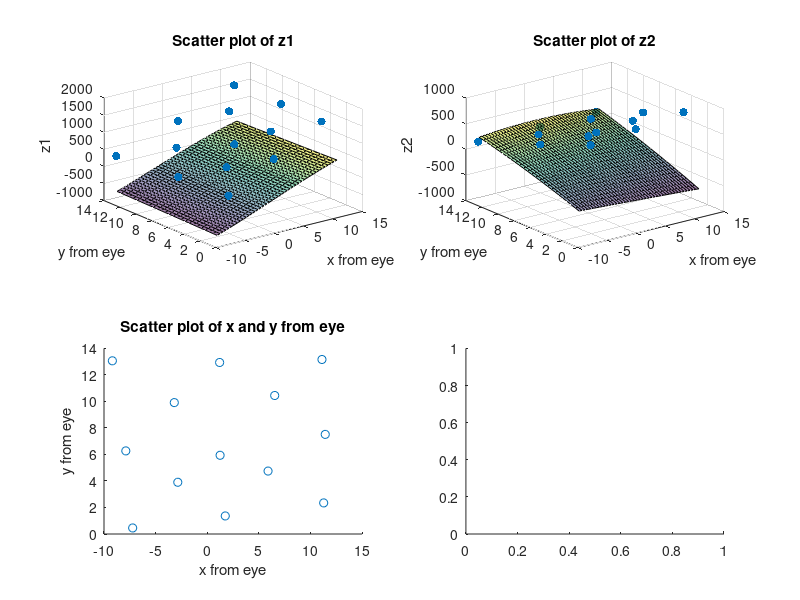

Recreate this plot in MATLAB. (Note: this script raises an error after producing the figure.)
% % Data
% x_from_eye = [1.2450 1.7453 11.4313 1.1994 -7.8870 11.2800 -7.2230 11.1132 -9.1896 5.8908 -2.8528 -3.1911 6.5344];
% y_from_eye = [-1.7085 2.1552 10.7779 2.0153 3.5325 10.4798 3.0083 10.3373 0.8203 -3.7943 -1.2306 2.1638 0.4417];
% x_visual_stimuli = [960 960 1560 960 360 1560 360 1560 360 1260 660 660 1260];
% y_visual_stimuli = [540 890 540 190 540 890 890 190 190 715 715 365 365];
% z1 = [1.8626 2.8258 2.5629 2.0566 0.2876 2.5991 -0.2747 1.9368 -0.5709 0.9117 1.4103 1.2833 0.9863];
% z2 = [-3.7055 5.4309 -4.0425 1.2904 -4.5904 5.4857 6.3625 -5.3456 1.7711 -1.4252 0.6282 -2.2581 -1.3939];
% 
% % Fit a third degree polynomial to z1
% X1 = [ones(length(x_from_eye),1) x_from_eye' y_from_eye' x_from_eye'.^2 y_from_eye'.^2 x_from_eye'.^3 x_from_eye'.*y_from_eye' x_from_eye'.^2.*y_from_eye' x_from_eye'.*y_from_eye'.^2];
% mdl1 = fitlm(X1, z1');
% coeff1 = mdl1.Coefficients.Estimate;
% 
% % Fit a third degree polynomial to z2
% X2 = [ones(length(x_visual_stimuli),1) x_visual_stimuli' y_visual_stimuli' x_visual_stimuli'.^2 y_visual_stimuli'.^2 x_visual_stimuli'.*y_visual_stimuli'.^2 x_visual_stimuli'.*y_visual_stimuli' x_visual_stimuli'.^2.*y_visual_stimuli' x_visual_stimuli'.*y_visual_stimuli'.^2];
% mdl2 = fitlm(X2, z2');
% coeff2 = mdl2.Coefficients.Estimate;
% 
% % Plot the data and the fits for z1
% figure;
% subplot(2,2,1);
% scatter3(x_from_eye, y_from_eye, z1);
% xlabel('x');
% ylabel('y');
% zlabel('z1');
% title('Data for z1');
% subplot(2,2,2);
% scatter3(x_from_eye, y_from_eye, z1);
% hold on;
% [X,Y] = meshgrid(linspace(min(x_from_eye),max(x_from_eye)), linspace(min(y_from_eye),max(y_from_eye)));
% Z = coeff1(1) + coeff1(2)*X + coeff1(3)*Y + coeff1(4)*X.^2 + coeff1(5)*Y.^2 + coeff1(6)*X.^3 + coeff
% 


%%

close all
% input data
x_from_eye = [1.2450 1.7453 11.4313 1.1994 -7.8870 11.2800 -7.2230 11.1132 -9.1896 5.8908 -2.8528 -3.1911 6.5344];
y_from_eye =   [5.9377    1.3619   7.5133  12.9373   6.2685   2.3452   0.4560  13.1628  13.0640   4.7474   3.9025   9.9113  10.4464];
x_visual_stimuli = [960 960 1560 960 360 1560 360 1560 360 1260 660 660 1260];
y_visual_stimuli = [540 890 540  190 540 890  890 190  190 715  715 365 365];
z1 = x_visual_stimuli;
z2 = y_visual_stimuli;



% fit polynomial for z1
X = x_from_eye';
Y = y_from_eye';
Z = z1';

%%
% z1 = x_from_eye;
% z2 = y_from_eye;
% X = x_visual_stimuli';
% Y = y_visual_stimuli';
%% 


M = [ones(size(X)) X Y X.^2 Y.^2 Y.^3 X.*Y X.^2.*Y X.*Y.^2];
coeffs1 = (M \ Z)';

% fit polynomial for z2
Z = z2';
M = [ones(size(X)) X Y X.^2 Y.^2 X.*Y.^2 X.*Y X.^2.*Y X.*Y.^2];
coeffs2 = (M \ Z)';

coeffs1= [-112.705296940203,69.8382992091422,2.28115981587480,0,0,-0.0389528990383517,-0.572394782073915,-0.0276218288489573,0.00394779623073747];
coeffs2= [-433.216140666276,-7.21153717508769,70.5917049688308,0,-0.837198769390443,0,0.522190465544518,-0.0514525509198078,0.00393309653533196];
% this for x axis
% z1=a+bx+cy+dx^2+ey^2+fx^3+gxy+hx^2y+ixy^2
% and this for y axis
% z2=a+bx+cy+dx^2+ey^2+fxy^2+gxy+hx^2y+ixy^2

% evaluate polynomials on a grid
[Xq,Yq] = meshgrid(min(X):0.5:max(X), min(Y):0.5:max(Y));
Z1q = coeffs1(1) + coeffs1(2)*Xq + coeffs1(3)*Yq + coeffs1(4)*Xq.^2 + coeffs1(5)*Yq.^2 + coeffs1(6)*Xq.^3 + coeffs1(7)*Xq.*Yq + coeffs1(8)*Xq.^2.*Yq + coeffs1(9)*Xq.*Yq.^2;
Z2q = coeffs2(1) + coeffs2(2)*Xq + coeffs2(3)*Yq + coeffs2(4)*Xq.^2 + coeffs2(5)*Yq.^2 + coeffs2(6)*Xq.*Yq.^2 + coeffs2(7)*Xq.*Yq + coeffs2(8)*Xq.^2.*Yq + coeffs2(9)*Xq.*Yq.^2;

% plot the data and the polynomials
figure
subplot(2,2,1)
scatter3(X,Y,z1,'filled')
xlabel('x from eye')
ylabel('y from eye')
zlabel('z1')
title('Scatter plot of z1')
hold on
surf(Xq,Yq,Z1q,'FaceAlpha',0.5)
hold off

subplot(2,2,2)
scatter3(X,Y,z2,'filled')
xlabel('x from eye')
ylabel('y from eye')
zlabel('z2')
title('Scatter plot of z2')
hold on
surf(Xq,Yq,Z2q,'FaceAlpha',0.5)
hold off

subplot(2,2,3)
scatter(X,Y)
xlabel('x from eye')
ylabel('y from eye')
title('Scatter plot of x and y from eye')

subplot(2,2,4)
scatter(raw_vector_sc(:,1), raw_vector_sc(:,2), 'filled', 'y')
hold on
            scatter(x_eval, y_eval, 'filled', 'g')
hold on
scatter(z1,z2, 'r')
legend ('calibrated', 'raw', 'cal grid')
xlabel('x z')
ylabel('y z')
title('compared scaled row data with calibration points')


% figure
% subplot(2,1,1)
% scatter(raw_vector_sc(:,1), raw_vector_sc(:,2))
% hold on
%             scatter(x_eval, y_eval, 'filled', 'r')
%             hold on
%             scatter(xy(1,:), xy(2,:))
% xlabel('x')
% ylabel('y')
% title('compared scaled row data with calibrated points')
% 
% subplot(2,1,2)
% 
%             [x_eval_cartesian,y_eval_cartesian] = evaluate_bestpoly(raw_vector(:,1)', raw_vector(:,2)', coeffs1, coeffs2);
%             right_eye_eval = [x_eval_cartesian' y_eval_cartesian'];
%  %      scatter(raw_vector_sc(:,1), raw_vector_sc(:,2))
%               scatter(raw_vector(:,1), raw_vector(:,2))
% 
% hold on
%             scatter(x_eval_cartesian, y_eval_cartesian, 'filled', 'r')
%             xlim([0 2000])
%             ylim([0 1000])
            
function [x,y] = evaluate_bestpoly(xi,yi,cx,cy)
% Helper function for TPxCalibration
x = cx(1)+...
    cx(2).*xi+...
    cx(3).*yi+...
    cx(4).*xi.*xi+...
    cx(5).*yi.*yi+...
    cx(6).*xi.*xi.*xi+...
    cx(7).*xi.*yi+...
    cx(8).*xi.*xi.*yi+...
    cx(9).*xi.*xi.*yi.*yi;

y = cy(1)+...
    cy(2).*xi+...
    cy(3).*yi+...
    cy(4).*xi.*xi+...
    cy(5).*yi.*yi+...
    cy(6).*xi.*yi.*yi+...
    cy(7).*xi.*yi+...
    cy(8).*xi.*xi.*yi+...c
    cy(9).*xi.*xi.*yi.*yi;
end

% 1 = Cst
% 2 = x
% 3 = y
% 4 = x^2
% 5 = y^2
% 6 = x^3 || xy^2
% 7 = xy
% 8 = x^2y
% 9 = x^2y^2